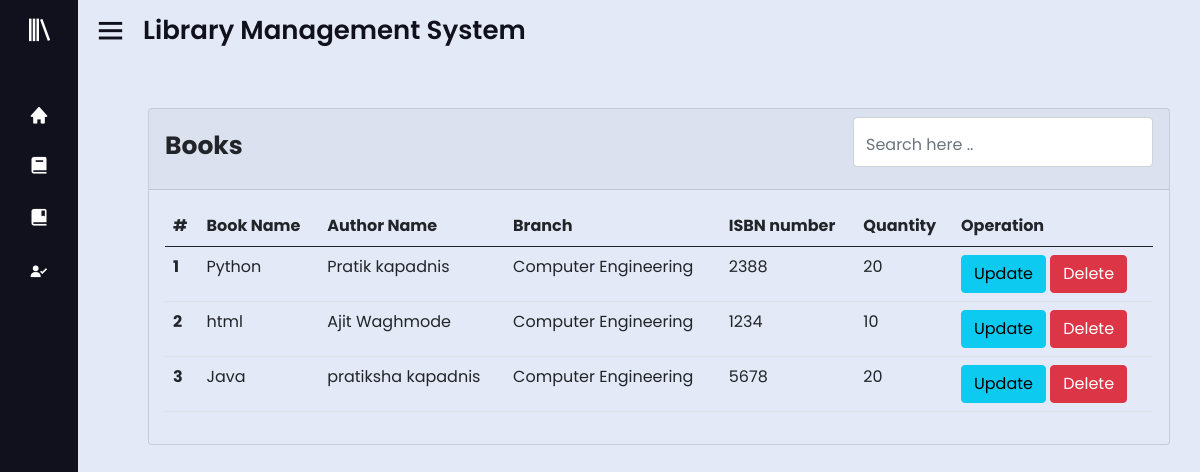
The app's page /library/view-books (signed in), older data.
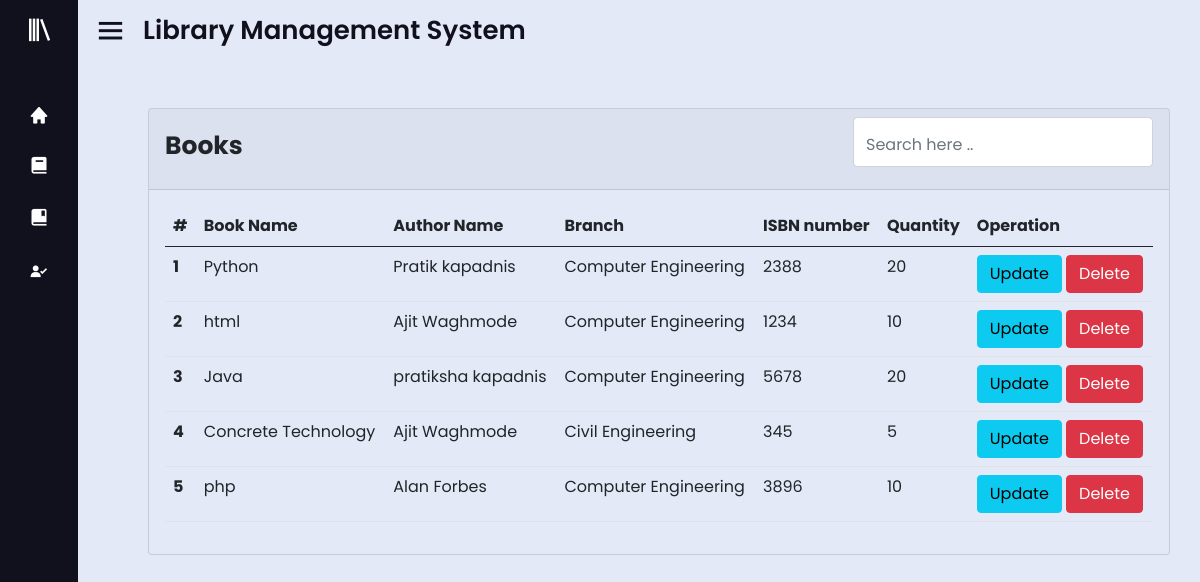
The same page, newer data.
### library/models.py (models this page shows, shortened)
class AddBookModel(models.Model):
    book_name = models.CharField(max_length=200)
    author_name = models.CharField(max_length=200)
    branch = models.CharField(max_length=200, choices=branch)
    isbn_no = models.IntegerField()
    quantity = models.IntegerField()

### library/views.py (the view)
# urls.py: path('view-books', views.viewBook, name='view-books'),
@login_required(login_url='login')
def viewBook(request):
    books = AddBookModel.objects.all()
    context = {'books': books}
    return render(request, 'library/viewBooks.html', context=context)

### library/templates/library/viewBooks.html (shortened to what this page needs)
{% extends 'library/base.html' %}
{% load crispy_forms_tags %}
{% block content %}
<section class="home-section">
    <div class="home-content">
        <i class='bx bx-menu' onclick="toggleSidebar()"></i>
        <span class="text">Library Management System</span>
    </div>
    <div class="card mt-5" style="margin-left: 70px; margin-right: 30px; background-color: #e4e9f7;">
        <div class="card-header">
            <div style="display: flex;">
                <p class="float-start" style="font-size: 25px; font-weight: bold; padding-top: 10px;">
                    Books
                </p>
                <input class="form-control" id="search-input" type="text" placeholder="Search here .."
                    style="margin-left:auto; width: 300px; height: 50px; padding-top: 10px;" aria-label="Search"
                    onkeyup="search()">
            </div>
        </div>
        <div class=" card-body">
            <table class="table" id="myTable">
                <thead>
                    <tr>
                        <th scope="col">#</th>
                        <th scope="col">Book Name</th>
                        <th scope="col">Author Name</th>
                        <th scope="col">Branch</th>
                        <th scope="col">ISBN number</th>
                        <th scope="col">Quantity</th>
                        <th scope="col">Operation</th>
                    </tr>
                </thead>
                <tbody>
                    {% for book in books %}
                    <tr>
                        <th scope="row">{{book.id}}</th>
                        <td>{{book.book_name}}</td>
                        <td>{{book.author_name}}</td>
                        <td>{{book.branch}}</td>
                        <td>{{book.isbn_no}}</td>
                        <td>{{book.quantity}}</td>
                        <td>
                            <a href="#" type="submit" class="btn btn-info"> Update </a>
                            <a href="#" type="submit" class="btn btn-danger"> Delete </a>
                        </td>
                    </tr>
                    {% endfor %}
                </tbody>
            </table>
        </div>
    </div>
</section>
{% endblock %}

Row changes from the older to the newer data that the page shows:
added AddBookModel: id "4", book_name "Concrete Technology", author_name "Ajit Waghmode", branch "Civil Engineering", isbn_no "345", quantity "5"
added AddBookModel: id "5", book_name "php", author_name "Alan Forbes", branch "Computer Engineering", isbn_no "3896", quantity "10"
